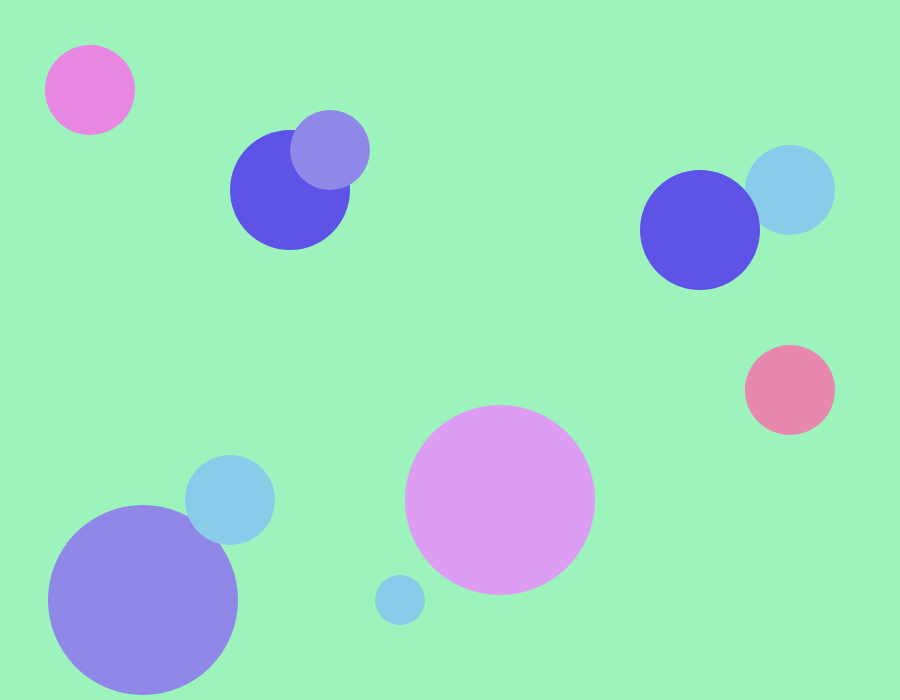
Frame 1 (no input)
Frame 60 (no input): identical to frame 1, image omitted
Frame 120 (the mouse pressed at the canvas centre since frame 60): identical to frame 1, image omitted

The p5.js sketch that drew this single still picture (run headless with seeded random() and noise() and a simulated clock; from frame 60 on, the mouse is pressed at the canvas centre):

// p5.js sketch
// ── sketch.js
// Global Variables 
	var ellipseXPos = 0;
	var ellipseYPos = 300;
	var ellipseDist = 50;

// Setup code goes here
	function setup() {
  	createCanvas(900, 700);
  	print("Starting up Simple Shapes");
  	rectMode(CENTER);
  	ellipseMode(CENTER);

  	print("Width = " + width);
  	print("Height = " + height);

// set ellipse X pos
  	ellipseXPos = width - 250;
 }

// Draw code goes here
	function draw() {
 	background(157,243,188);
 	
`	drawEllipses();
	drawRects();`
	drawCircles();
}

function drawCircles(){

// circle
 	fill(220,157,243);
 	strokeWeight(0);
 	circle(500, 500, 190);

 	fill(143,136,233);
 	strokeWeight(0);
 	circle(143, 600, 190);

 	fill(233,136,227);
 	strokeWeight(0);
 	circle(90, 90, 90);

 	fill(136,204,233);
 	strokeWeight(0);
 	circle(790, 190, 90);

 	fill(233,136,175);
 	strokeWeight(0);
 	circle(790, 390, 90);

 	fill(93,83,230);
 	strokeWeight(0);
 	circle(290, 190, 120);

 	fill(93,83,230);
 	strokeWeight(0);
 	circle(700, 230, 120);

 	fill(136,204,233);
 	strokeWeight(0);
 	circle(230, 500, 90);

 	fill(136,204,233);
 	strokeWeight(0);
 	circle(400, 600, 50);

 	fill(143,136,233);
 	strokeWeight(0);
 	circle(330, 150, 80);

}

`function drawEllipses() {

// ellipse
 	fill(0,255,0);
  	ellipse(ellipseXPos, ellipseYPos,100,150);

  	fill(0,255,0);
  	ellipse(ellipseXPos, ellipseYPos + ellipseDist,100,150);
}

function drawRects(){

// center rect
  	fill(255,0,0);
  	stroke(244);
  	strokeWeight(3);
  	rect(width/2,height/2,200,100);

// small rect
  	fill(126,50,40);
  	stroke(24);
  	strokeWeight(5);
  	rect(100,height/2,20,300);

}`
